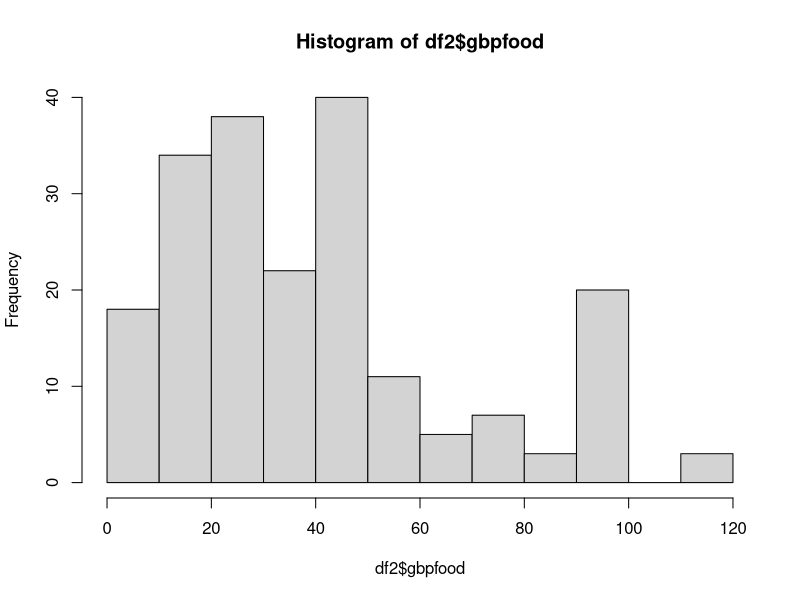
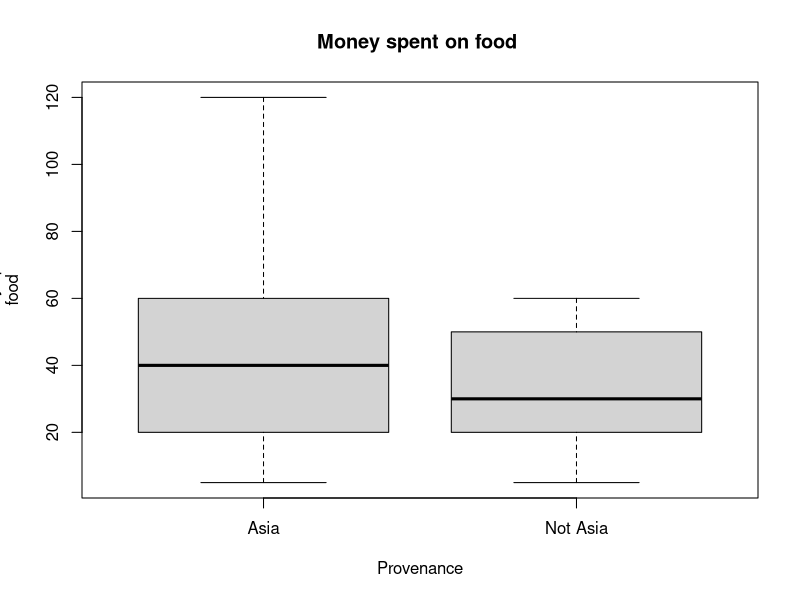
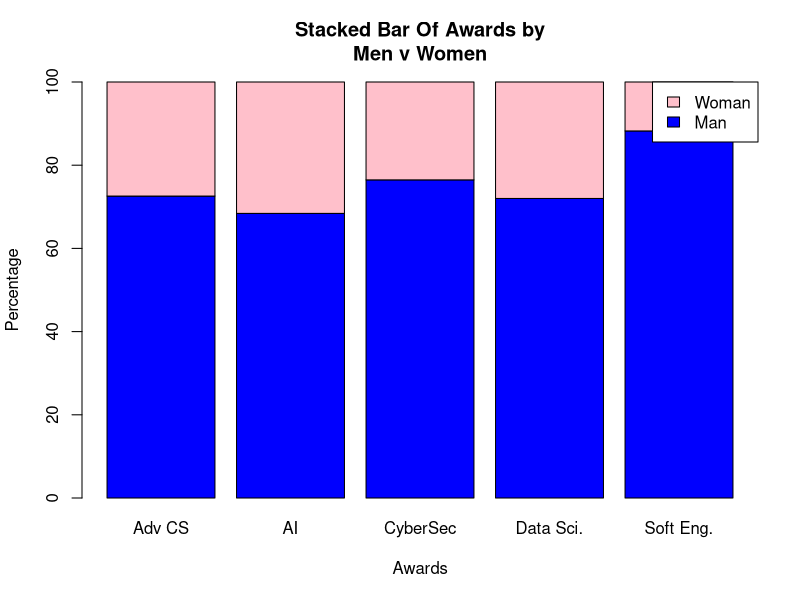
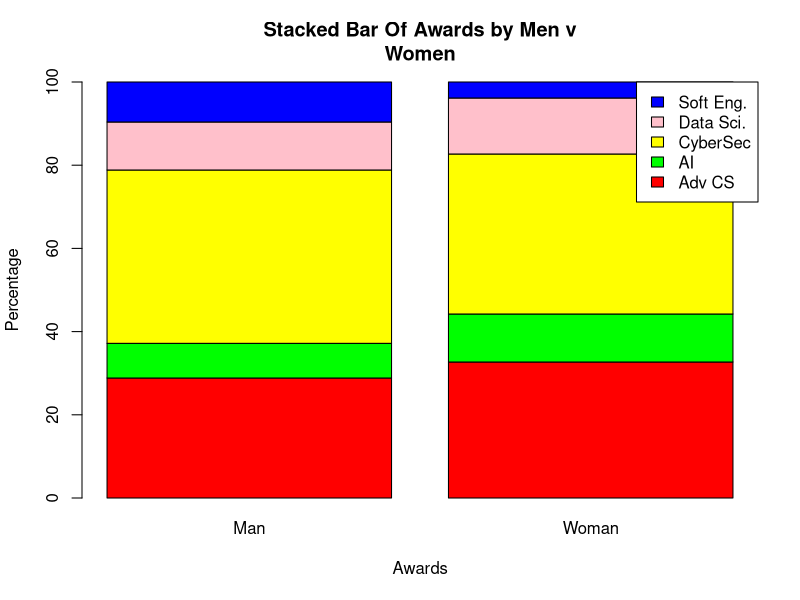

These figures' R source, in order:
library(readr) 
survey_data <- read_csv("survey_data.csv")
df<-survey_data
names(df)[7] <- "award"
names(df)[8] <- "gender"
names(df)[9] <- "height"
names(df)[10] <- "continent"
names(df)[11] <- "pe_minutes"
names(df)[12] <- "miles"
names(df)[13] <- "gbptransport"
names(df)[14] <- "get2campusminutes"
names(df)[15] <- "gbpfood"

df$isAsian<-
  ifelse(df$continent=="Asia","Asia","Not Asia")
df2<-subset(df,gbpfood<150)

hist(df2$gbpfood)
#Having put the limit at 150 we get something
#that is a bit normal but not convincingly. (If we
#had put the limit at 80 it does appear more
#normal but still not very good.
t.test(df2$gbpfood ~ df2$isAsian)
wilcox.test(df2$gbpfood ~ df2$isAsian) 


#The diagram used for comparison of means is a
#box plot
boxplot(df2$gbpfood ~ df2$isAsian, xlab =
          "Provenance", ylab = "£s weekly spent on
food", main = "Money spent on food ")



df2<-subset(df,gender=="Man" |
              gender=="Woman")

pt <- table(df2$gender,df2$award)

chisq.test(pt)
#X-squared = 2.4384, df = 4, p-value = 0.6557

colnames(pt) = c("Adv CS", "AI", "CyberSec",
                 "Data Sci.", "Soft Eng.")
percentages <- prop.table(pt, margin=2) * 100 

barplot(percentages, col = c("blue", "pink"), xlab
        = "Awards", ylab = "Percentage",
        main = "Stacked Bar Of Awards by
Men v Women", ylim = c(0, 100),
        legend.text = c("Man", "Woman"),
        args.legend = list(x = "topright"))

tpercentages<-prop.table(t(pt), margin=2) * 100

barplot(tpercentages, col = c("red", "green",
                              "yellow", "pink", "blue"), xlab = "Awards", ylab =
          "Percentage",
        main = "Stacked Bar Of Awards by Men v
Women", ylim = c(0, 100),
        legend.text = rownames(tpercentages),
        args.legend = list(x = "topright"))
